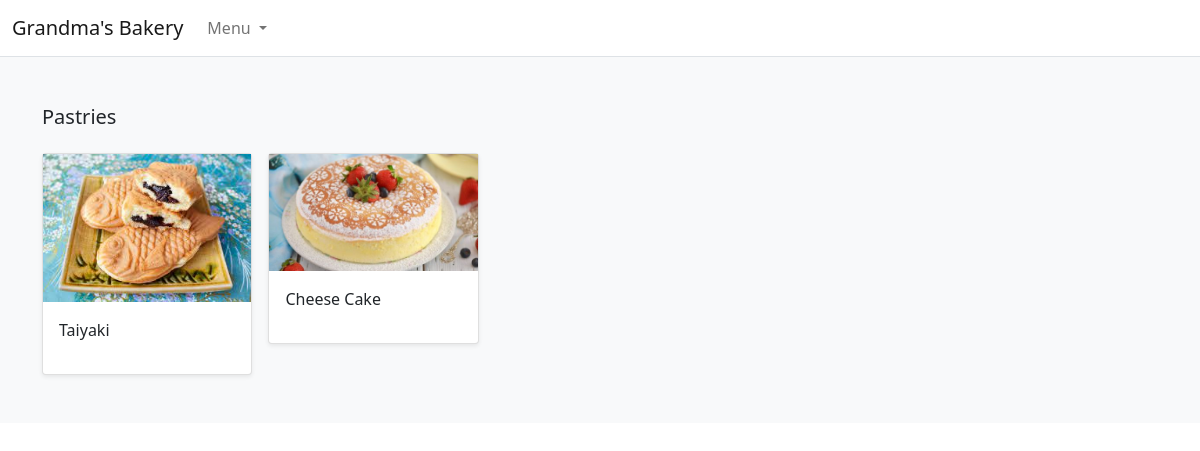
Page /search/pastries/ on the earlier database version.
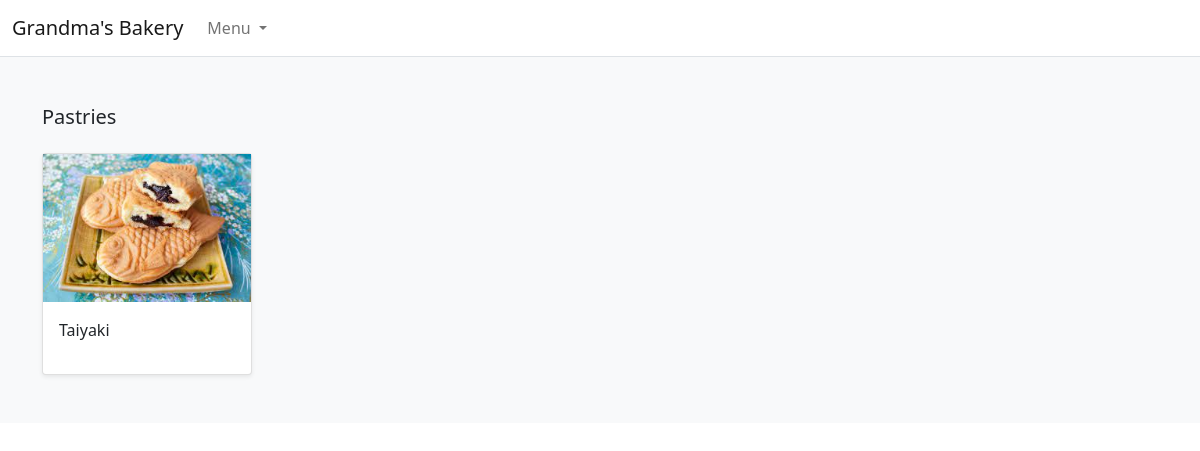
Same page on the later database version.
### store/models.py (models this page shows, shortened)
class Product(models.Model):
    category = models.ForeignKey(Category,related_name='product',on_delete=models.CASCADE)
    created_by = models.ForeignKey(User, on_delete=models.CASCADE, related_name='product_creator')
    name = models.CharField(max_length=255)
    description = models.TextField(blank=True)
    image = models.ImageField(upload_to='images/')
    slug = models.SlugField(max_length=255)
    price = models.DecimalField(max_digits=4, decimal_places=2)
    in_stock = models.BooleanField(default=True)
    is_active = models.BooleanField(default=True)
    created = models.DateTimeField(auto_now_add=True)
    updated = models.DateTimeField(auto_now=True)
    objects = models.Manager()
    products = ProductManager()
    class Meta:
        verbose_name_plural = 'Products'
        ordering = ('-created',)
    def get_absolute_url(self):
        return reverse("store:product_detail",args=[self.slug])

### store/views.py (the view)
# urls.py: path('search/<slug:category_slug>/', views.category_list, name='category_list'),
def category_list(request,category_slug):
    category = get_object_or_404(Category,slug=category_slug)
    products = Product.objects.filter(category=category)
    return render(request, 'store/products/category.html',{'category':category,'products':products})

### store/context_processors.py (called while the page is built)
def categories(request):
    return {
        'categories': Category.objects.all()
    }

### store/models.py (called while the page is built)
    def get_absolute_url(self):
        return reverse("store:category_list", args=[self.slug])

### templates/store/products/category.html (shortened to what this page needs)
{% extends "../base.html" %}
{% load static %}
{% block content %}
<main>
  <div class="album py-5 bg-light">
    <div class="container">
      <div class="pb-3 h5">{{category.name|title}}</div>
      <div class="row row-cols-1 row-cols-sm-2 row-cols-md-5 g-3">
        {% for product in products %}
        <div class="col">
          <div class="card shadow-sm">
            <img class="img-fluid" alt="Responsive image" src="{{ product.image.url }}">
            <div class="card-body">
              <p class="card-text">
                <a class="text-dark text-decoration-none" href="{{ product.get_absolute_url }}">{{ product.name }}</a>
              </p>
            </div>
          </div>
        </div>
        {% endfor %}
      </div>
    </div>
  </div>
</main>
{% endblock %}

Differences in the rows shown:
no longer on this page (row edited): Product: image (picture), name "Cheese Cake"
